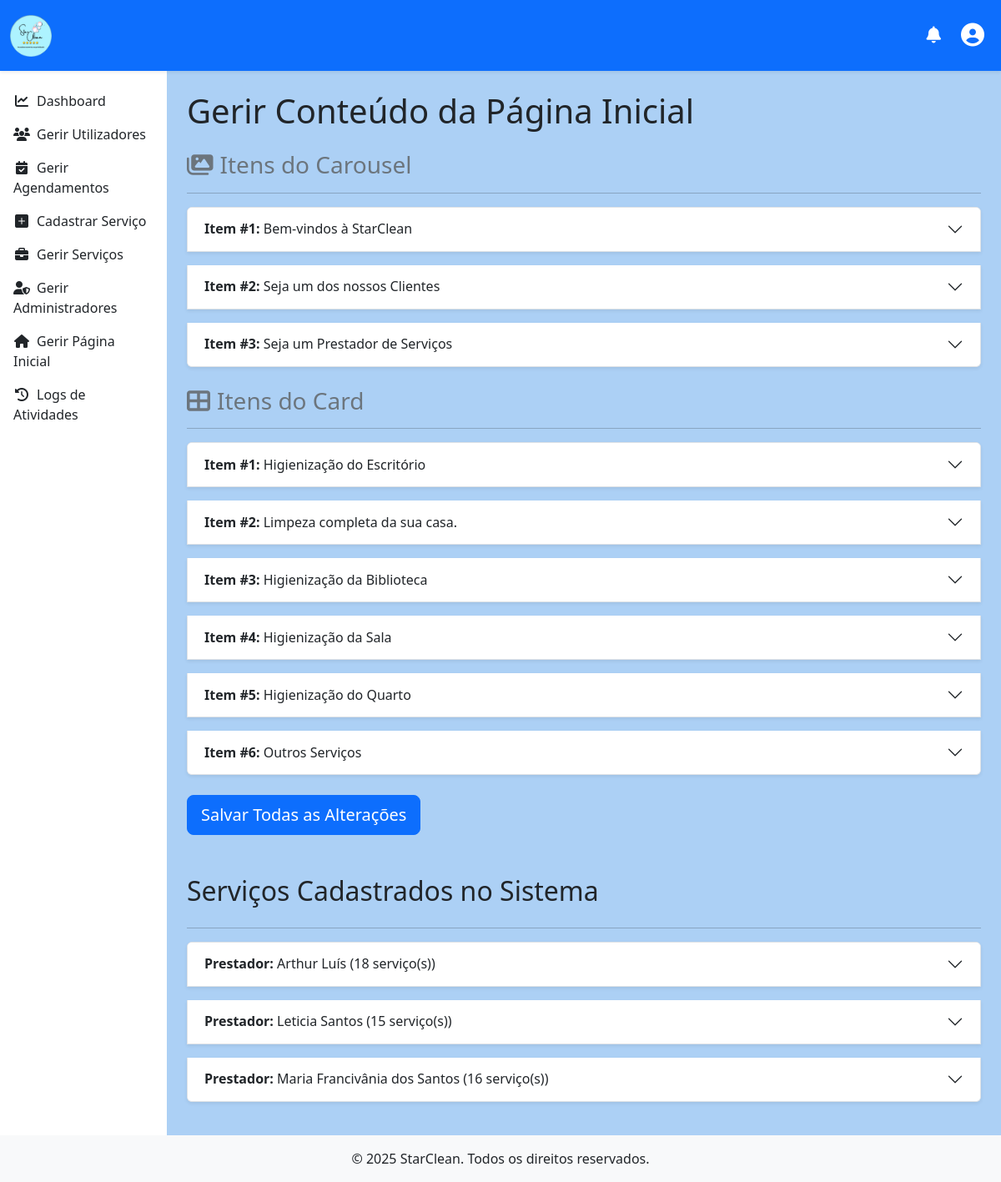
Page /admin/gerir_pagina_inicial.php (signed in) on the committed database.
### tables this page shows
CREATE TABLE `conteudo_pagina_inicial` (
  `id` int(11) NOT NULL,
  `tipo_conteudo` enum('carousel','card') NOT NULL,
  `titulo` varchar(255) NOT NULL,
  `texto` text DEFAULT NULL,
  `imagem_url` varchar(255) DEFAULT NULL,
  `link_url` varchar(255) DEFAULT NULL,
  `texto_botao` varchar(100) DEFAULT NULL,
  `ordem` int(11) NOT NULL DEFAULT 0,
  `ativo` tinyint(1) NOT NULL DEFAULT 1,
  `criado_por_admin_id` int(11) DEFAULT NULL,
  `editado_por_admin_id` int(11) DEFAULT NULL,
  `data_criacao` timestamp NOT NULL DEFAULT current_timestamp(),
  `data_edicao` timestamp NOT NULL DEFAULT current_timestamp() ON UPDATE current_timestamp()
);

CREATE TABLE `servico` (
  `id` int(11) NOT NULL,
  `titulo` varchar(100) NOT NULL,
  `descricao` text NOT NULL,
  `preco` double NOT NULL,
  `duracao_estimada` time DEFAULT NULL,
  `prestador_id` int(11) NOT NULL
);

### admin/gerir_pagina_inicial.php (the view, shortened to what this page needs)
<?php
require_once '../includes/log_helper.php';
$mensagem_erro = '';
$conteudos = [];
try {
    $pdo = obterConexaoPDO();
    $stmt = $pdo->query("SELECT * FROM conteudo_pagina_inicial ORDER BY tipo_conteudo, ordem");
    $conteudos = $stmt->fetchAll(PDO::FETCH_ASSOC);
} catch (PDOException $e) {
    $mensagem_erro = "Erro ao carregar o conteúdo da página.";
}
$servicos_por_prestador = [];
try {
    $stmt_servicos = $pdo->query(
        "SELECT s.id, s.titulo, s.descricao, s.preco, p.nome AS nome_prestador, p.id AS prestador_id
         FROM Servico s
         JOIN Prestador p ON s.prestador_id = p.id
         ORDER BY p.nome, s.titulo"
    );
    $todos_servicos = $stmt_servicos->fetchAll(PDO::FETCH_ASSOC);
    foreach ($todos_servicos as $servico) {
        $servicos_por_prestador[$servico['nome_prestador']][] = $servico;
    }
} catch (PDOException $e) {
    if (empty($mensagem_erro)) {
        $mensagem_erro = "Erro ao carregar a lista de serviços.";
    }
}
include '../includes/header.php';
include '../includes/navbar_logged_in.php';
?>
        <?php include '../includes/menu.php'; ?>
<main class="d-flex">
    <?php include '../includes/sidebar.php'; ?>
    <div class="container-fluid p-4">
        <h1 class="mb-4">Gerir Conteúdo da Página Inicial</h1>
        <form action="gerir_pagina_inicial.php" method="post" enctype="multipart/form-data">
            <?php
            $tipo_atual = '';
            foreach ($conteudos as $item):
                if ($item['tipo_conteudo'] !== $tipo_atual):
                    if ($tipo_atual !== ''):
                        echo '</div>';
                    endif;
                    $tipo_atual = $item['tipo_conteudo'];
                    ?>
                    <div class="mt-4">
                        <h3 class="text-secondary"><i class="fas <?= $tipo_atual === 'carousel' ? 'fa-images' : 'fa-th-large' ?> me-2"></i>Itens do <?= ucfirst($tipo_atual) ?></h3>
                        <hr>
                    </div>
                    <div class="accordion" id="accordion-<?= $tipo_atual ?>">
                <?php endif; ?>
                <div class="accordion-item mb-3 shadow-sm">
                    <h2 class="accordion-header" id="heading-<?= $item['id'] ?>">
                        <button class="accordion-button collapsed" type="button" data-bs-toggle="collapse" data-bs-target="#collapse-<?= $item['id'] ?>" aria-expanded="false" aria-controls="collapse-<?= $item['id'] ?>">
                            <strong>Item #<?= $item['ordem'] ?>:</strong>&nbsp;<?= htmlspecialchars($item['titulo']) ?>
                        </button>
                    </h2>
                </div>
            <?php endforeach;
            if (!empty($conteudos)) echo '</div>';
            ?>
            <div class="mt-4">
                <button type="submit" class="btn btn-primary btn-lg">Salvar Todas as Alterações</button>
            </div>
        </form>
        <div class="mt-5">
            <h2 class="mb-4">Serviços Cadastrados no Sistema</h2>
            <hr>
            <div class="accordion" id="accordion-servicos">
                <?php if (empty($servicos_por_prestador)): ?>
                    <div class="alert alert-info">Nenhum serviço cadastrado para exibir.</div>
                <?php else: ?>
                    <?php foreach ($servicos_por_prestador as $nome_prestador => $servicos): ?>
                        <div class="accordion-item mb-3 shadow-sm">
                            <h2 class="accordion-header" id="heading-prestador-<?= htmlspecialchars($servicos[0]['prestador_id']) ?>">
                                <button class="accordion-button collapsed" type="button" data-bs-toggle="collapse" data-bs-target="#collapse-prestador-<?= htmlspecialchars($servicos[0]['prestador_id']) ?>" aria-expanded="false">
                                    <strong>Prestador:</strong>&nbsp;<?= htmlspecialchars($nome_prestador) ?> (<?= count($servicos) ?> serviço(s))
                                </button>
                            </h2>
                        </div>
                    <?php endforeach; ?>
                <?php endif; ?>
            </div>
        </div>
    </div>
</main>
<?php include '../includes/footer.php'; ?>

### rows in the picture
conteudo_pagina_inicial: tipo_conteudo "Carousel", ordem "1", titulo "Bem-vindos à StarClean"
conteudo_pagina_inicial: ordem "2", titulo "Seja um dos nossos Clientes"
conteudo_pagina_inicial: ordem "3", titulo "Seja um Prestador de Serviços"
conteudo_pagina_inicial: tipo_conteudo "Card", ordem "1", titulo "Higienização do Escritório"
conteudo_pagina_inicial: ordem "2", titulo "Limpeza completa da sua casa."
conteudo_pagina_inicial: ordem "3", titulo "Higienização da Biblioteca"
conteudo_pagina_inicial: ordem "4", titulo "Higienização da Sala"
conteudo_pagina_inicial: ordem "5", titulo "Higienização do Quarto"
conteudo_pagina_inicial: ordem "6", titulo "Outros Serviços"
servico: nome_prestador "Arthur Luís", count($servicos) "18"
servico: nome_prestador "Leticia Santos", count($servicos) "15"
servico: nome_prestador "Maria Francivânia dos Santos", count($servicos) "16"
